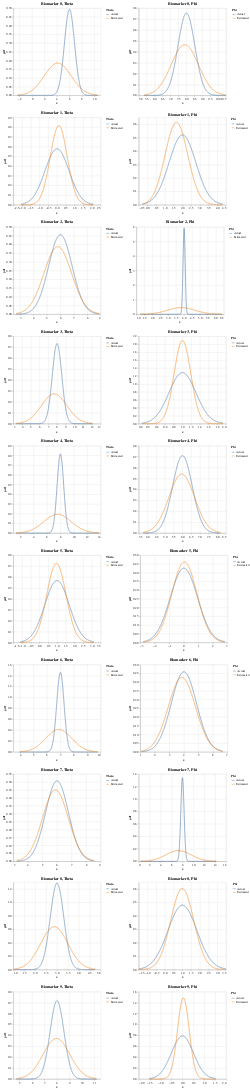

Notebook source saved alongside this figure:
### Code cell
biomarkers = [_ for _ in range(10)]
charts = []
for n in biomarkers: 
    biomarker_data_est = estimate_df[estimate_df.biomarker == n].reset_index()
    biomarker_data = truth[truth.biomarker == n].reset_index()
    # theta for diseased
    theta_mean_est = biomarker_data_est.theta_mean[0]
    theta_var_est = biomarker_data_est.theta_var[0]
    theta_std_est = np.sqrt(theta_var_est)

    theta_mean = biomarker_data.theta_mean[0]
    theta_var = biomarker_data.theta_var[0]
    theta_std = np.sqrt(theta_var)
    # phi for healthy
    phi_mean_est = biomarker_data_est.phi_mean[0]
    phi_var_est = biomarker_data_est.phi_var[0]
    phi_std_est = np.sqrt(phi_var_est)

    phi_mean = biomarker_data.phi_mean[0]
    phi_var = biomarker_data.phi_var[0]
    phi_std = np.sqrt(phi_var)

    mean1, std1 = theta_mean, theta_std
    mean2, std2 = theta_mean_est, theta_std_est

    # Generating points on the x axis
    x_thetas = np.linspace(min(mean1 - 3*std1, mean2 - 3*std2), 
                    max(mean1 + 3*std1, mean2 + 3*std2), 1000)

    # Creating DataFrames for each distribution
    df1 = pd.DataFrame({'x': x_thetas, 'pdf': norm.pdf(x_thetas, mean1, std1), 'Distribution': 'Actual'})
    df2 = pd.DataFrame({'x': x_thetas, 'pdf': norm.pdf(x_thetas, mean2, std2), 'Distribution': 'Estimated'})

    # Combining the DataFrames
    df3 = pd.concat([df1, df2])

    # Altair plot
    chart_theta = alt.Chart(df3).mark_line().encode(
        x='x',
        y='pdf',
        color=alt.Color('Distribution:N', legend=alt.Legend(title="Theta"))
    ).properties(
        title=f'Biomarker {n}, Theta'
        )

    mean1, std1 = phi_mean, phi_std
    mean2, std2 = phi_mean_est, phi_std_est

    # Generating points on the x axis
    x_phis = np.linspace(min(mean1 - 3*std1, mean2 - 3*std2), 
                    max(mean1 + 3*std1, mean2 + 3*std2), 1000)

    # Creating DataFrames for each distribution
    df1 = pd.DataFrame({'x': x_phis, 'pdf': norm.pdf(x_phis, mean1, std1), 'Distribution': 'Actual'})
    df2 = pd.DataFrame({'x': x_phis, 'pdf': norm.pdf(x_phis, mean2, std2), 'Distribution': 'Estimated'})

    # Combining the DataFrames
    df3 = pd.concat([df1, df2])

    # Altair plot
    chart_phi = alt.Chart(df3).mark_line().encode(
        x='x',
        y='pdf',
        color=alt.Color('Distribution:N', legend=alt.Legend(title="Phi"))
    ).properties(
        title=f'Biomarker {n}, Phi'
        )
    
    # Concatenate theta and phi charts horizontally
    hconcat_chart = alt.hconcat(chart_theta, chart_phi).resolve_scale(color="independent")

    # Append the concatenated chart to the list of charts
    charts.append(hconcat_chart)
# Concatenate all the charts vertically
final_chart = alt.vconcat(*charts)

# Display the final chart
final_chart.display()

### Figure 1 — Vega-Lite specification as saved in the notebook (floating-point values rounded to 4 significant figures; data arrays with more than 128 entries replaced by an {"elided": "..."} marker saying what was removed)
{"config": {"view": {"continuousWidth": 300, "continuousHeight": 300}}, "vconcat": [{"hconcat": [{"data": {"name": "data-18de0faa69548d7cd50811541a124525"}, "mark": {"type": "line"}, "encoding": {"color": {"field": "Distribution", "legend": {"title": "Theta"}, "type": "nominal"}, "x": {"field": "x", "type": "quantitative"}, "y": {"field": "pdf", "type": "quantitative"}}, "title": "Biomarker 0, Theta"}, {"data": {"name": "data-1eab5167d6ac379666bc448491d45bfc"}, "mark": {"type": "line"}, "encoding": {"color": {"field": "Distribution", "legend": {"title": "Phi"}, "type": "nominal"}, "x": {"field": "x", "type": "quantitative"}, "y": {"field": "pdf", "type": "quantitative"}}, "title": "Biomarker 0, Phi"}], "resolve": {"scale": {"color": "independent"}}}, {"hconcat": [{"data": {"name": "data-90f41c807fd6c29e6d0108d13cbaea8b"}, "mark": {"type": "line"}, "encoding": {"color": {"field": "Distribution", "legend": {"title": "Theta"}, "type": "nominal"}, "x": {"field": "x", "type": "quantitative"}, "y": {"field": "pdf", "type": "quantitative"}}, "title": "Biomarker 1, Theta"}, {"data": {"name": "data-5e944d41d3cbb7566a7614c61199d2ee"}, "mark": {"type": "line"}, "encoding": {"color": {"field": "Distribution", "legend": {"title": "Phi"}, "type": "nominal"}, "x": {"field": "x", "type": "quantitative"}, "y": {"field": "pdf", "type": "quantitative"}}, "title": "Biomarker 1, Phi"}], "resolve": {"scale": {"color": "independent"}}}, {"hconcat": [{"data": {"name": "data-cb7a35b731ed368c007d2af2c20ba98d"}, "mark": {"type": "line"}, "encoding": {"color": {"field": "Distribution", "legend": {"title": "Theta"}, "type": "nominal"}, "x": {"field": "x", "type": "quantitative"}, "y": {"field": "pdf", "type": "quantitative"}}, "title": "Biomarker 2, Theta"}, {"data": {"name": "data-a31cef6db27ec3b6f60780936f3d2733"}, "mark": {"type": "line"}, "encoding": {"color": {"field": "Distribution", "legend": {"title": "Phi"}, "type": "nominal"}, "x": {"field": "x", "type": "quantitative"}, "y": {"field": "pdf", "type": "quantitative"}}, "title": "Biomarker 2, Phi"}], "resolve": {"scale": {"color": "independent"}}}, {"hconcat": [{"data": {"name": "data-cc14f7693abc0a22e7cfb310323dee7e"}, "mark": {"type": "line"}, "encoding": {"color": {"field": "Distribution", "legend": {"title": "Theta"}, "type": "nominal"}, "x": {"field": "x", "type": "quantitative"}, "y": {"field": "pdf", "type": "quantitative"}}, "title": "Biomarker 3, Theta"}, {"data": {"name": "data-a3f8114bbc099ab59cc66e213f0e4510"}, "mark": {"type": "line"}, "encoding": {"color": {"field": "Distribution", "legend": {"title": "Phi"}, "type": "nominal"}, "x": {"field": "x", "type": "quantitative"}, "y": {"field": "pdf", "type": "quantitative"}}, "title": "Biomarker 3, Phi"}], "resolve": {"scale": {"color": "independent"}}}, {"hconcat": [{"data": {"name": "data-9d2e92569f1406c435251468482a130e"}, "mark": {"type": "line"}, "encoding": {"color": {"field": "Distribution", "legend": {"title": "Theta"}, "type": "nominal"}, "x": {"field": "x", "type": "quantitative"}, "y": {"field": "pdf", "type": "quantitative"}}, "title": "Biomarker 4, Theta"}, {"data": {"name": "data-ac8316f72b52fc8fa95270e6a7c85202"}, "mark": {"type": "line"}, "encoding": {"color": {"field": "Distribution", "legend": {"title": "Phi"}, "type": "nominal"}, "x": {"field": "x", "type": "quantitative"}, "y": {"field": "pdf", "type": "quantitative"}}, "title": "Biomarker 4, Phi"}], "resolve": {"scale": {"color": "independent"}}}, {"hconcat": [{"data": {"name": "data-078263a38c3fb52ff3a8b2cfda8375c7"}, "mark": {"type": "line"}, "encoding": {"color": {"field": "Distribution", "legend": {"title": "Theta"}, "type": "nominal"}, "x": {"field": "x", "type": "quantitative"}, "y": {"field": "pdf", "type": "quantitative"}}, "title": "Biomarker 5, Theta"}, {"data": {"name": "data-ecb4631cc896722f1d8d8fd5419f9b0b"}, "mark": {"type": "line"}, "encoding": {"color": {"field": "Distribution", "legend": {"title": "Phi"}, "type": "nominal"}, "x": {"field": "x", "type": "quantitative"}, "y": {"field": "pdf", "type": "quantitative"}}, "title": "Biomarker 5, Phi"}], "resolve": {"scale": {"color": "independent"}}}, {"hconcat": [{"data": {"name": "data-bf9c96cab57e253158562d88145b25d4"}, "mark": {"type": "line"}, "encoding": {"color": {"field": "Distribution", "legend": {"title": "Theta"}, "type": "nominal"}, "x": {"field": "x", "type": "quantitative"}, "y": {"field": "pdf", "type": "quantitative"}}, "title": "Biomarker 6, Theta"}, {"data": {"name": "data-3b55724f228f1b8cf1340f6e0545e556"}, "mark": {"type": "line"}, "encoding": {"color": {"field": "Distribution", "legend": {"title": "Phi"}, "type": "nominal"}, "x": {"field": "x", "type": "quantitative"}, "y": {"field": "pdf", "type": "quantitative"}}, "title": "Biomarker 6, Phi"}], "resolve": {"scale": {"color": "independent"}}}, {"hconcat": [{"data": {"name": "data-460bf4789da453b3d0c5490af62e90d7"}, "mark": {"type": "line"}, "encoding": {"color": {"field": "Distribution", "legend": {"title": "Theta"}, "type": "nominal"}, "x": {"field": "x", "type": "quantitative"}, "y": {"field": "pdf", "type": "quantitative"}}, "title": "Biomarker 7, Theta"}, {"data": {"name": "data-7f6aefeff399cd181657d950c615d117"}, "mark": {"type": "line"}, "encoding": {"color": {"field": "Distribution", "legend": {"title": "Phi"}, "type": "nominal"}, "x": {"field": "x", "type": "quantitative"}, "y": {"field": "pdf", "type": "quantitative"}}, "title": "Biomarker 7, Phi"}], "resolve": {"scale": {"color": "independent"}}}, {"hconcat": [{"data": {"name": "data-da57a187dfeb3c2920b0bc6d46ac567e"}, "mark": {"type": "line"}, "encoding": {"color": {"field": "Distribution", "legend": {"title": "Theta"}, "type": "nominal"}, "x": {"field": "x", "type": "quantitative"}, "y": {"field": "pdf", "type": "quantitative"}}, "title": "Biomarker 8, Theta"}, {"data": {"name": "data-358292de9e6a511bf7e66c6725b955a7"}, "mark": {"type": "line"}, "encoding": {"color": {"field": "Distribution", "legend": {"title": "Phi"}, "type": "nominal"}, "x": {"field": "x", "type": "quantitative"}, "y": {"field": "pdf", "type": "quantitative"}}, "title": "Biomarker 8, Phi"}], "resolve": {"scale": {"color": "independent"}}}, {"hconcat": [{"data": {"name": "data-22f8b0ebaccdefa54f77614dfe1a5d9f"}, "mark": {"type": "line"}, "encoding": {"color": {"field": "Distribution", "legend": {"title": "Theta"}, "type": "nominal"}, "x": {"field": "x", "type": "quantitative"}, "y": {"field": "pdf", "type": "quantitative"}}, "title": "Biomarker 9, Theta"}, {"data": {"name": "data-7a213178be19ec10b3432dc43aa38e6c"}, "mark": {"type": "line"}, "encoding": {"color": {"field": "Distribution", "legend": {"title": "Phi"}, "type": "nominal"}, "x": {"field": "x", "type": "quantitative"}, "y": {"field": "pdf", "type": "quantitative"}}, "title": "Biomarker 9, Phi"}], "resolve": {"scale": {"color": "independent"}}}], "$schema": "https://vega.github.io/schema/vega-lite/v5.16.3.json", "datasets": {"data-18de0faa69548d7cd50811541a124525": {"elided": "2000 records"}, "data-1eab5167d6ac379666bc448491d45bfc": {"elided": "2000 records"}, "data-90f41c807fd6c29e6d0108d13cbaea8b": {"elided": "2000 records"}, "data-5e944d41d3cbb7566a7614c61199d2ee": {"elided": "2000 records"}, "data-cb7a35b731ed368c007d2af2c20ba98d": {"elided": "2000 records"}, "data-a31cef6db27ec3b6f60780936f3d2733": {"elided": "2000 records"}, "data-cc14f7693abc0a22e7cfb310323dee7e": {"elided": "2000 records"}, "data-a3f8114bbc099ab59cc66e213f0e4510": {"elided": "2000 records"}, "data-9d2e92569f1406c435251468482a130e": {"elided": "2000 records"}, "data-ac8316f72b52fc8fa95270e6a7c85202": {"elided": "2000 records"}, "data-078263a38c3fb52ff3a8b2cfda8375c7": {"elided": "2000 records"}, "data-ecb4631cc896722f1d8d8fd5419f9b0b": {"elided": "2000 records"}, "data-bf9c96cab57e253158562d88145b25d4": {"elided": "2000 records"}, "data-3b55724f228f1b8cf1340f6e0545e556": {"elided": "2000 records"}, "data-460bf4789da453b3d0c5490af62e90d7": {"elided": "2000 records"}, "data-7f6aefeff399cd181657d950c615d117": {"elided": "2000 records"}, "data-da57a187dfeb3c2920b0bc6d46ac567e": {"elided": "2000 records"}, "data-358292de9e6a511bf7e66c6725b955a7": {"elided": "2000 records"}, "data-22f8b0ebaccdefa54f77614dfe1a5d9f": {"elided": "2000 records"}, "data-7a213178be19ec10b3432dc43aa38e6c": {"elided": "2000 records"}}}
